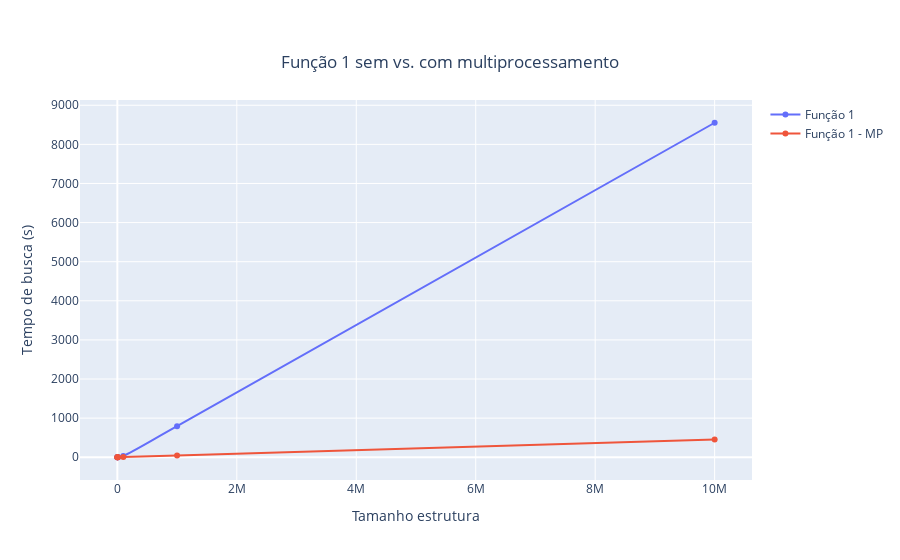
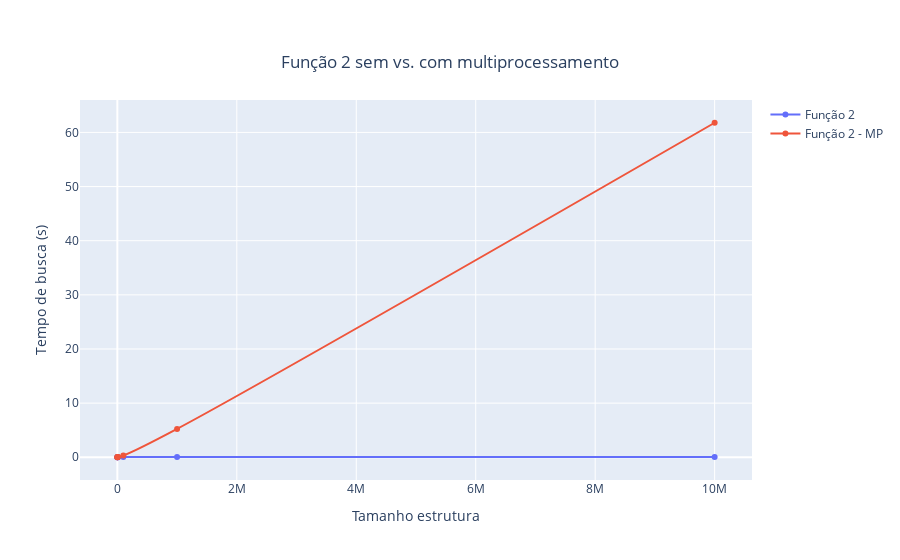
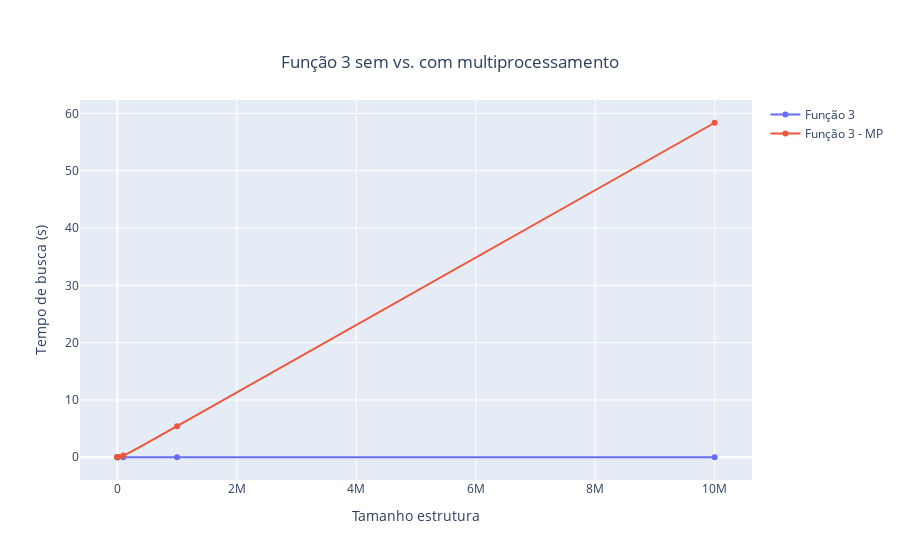

Here is the notebook cell these charts were saved with, in order:
### Markdown cell above
A Função 1 tem um tempo de busca muito maior (O(n)) que as funções 2 e 3, com a complexidade.Para melhor visualizar a diferença entre a função 2 e 3(que aparentemente são iguais no primeiro gráfico) é necessário deixar a função 1 de lado e então é possível notar que a função 2 tem seu tempo aumentado logaritmicamente, representado por O(log2n) e a Função 3 O(1)

### Code cell
fig = go.Figure()
fig.add_trace(go.Scatter(x=f[f["multiProcess"]==0]["N"], y=f[f["multiProcess"]==0]["Tempo Função 1"], name="Função 1",
                    line_shape='spline'))
fig.add_trace(go.Scatter(x=f[f["multiProcess"]==1]["N"], y=f[f["multiProcess"]==1]["Tempo Função 1"], name="Função 1 - MP",
                    line_shape='spline'))
fig.update_layout( title={
        'text': "Função 1 sem vs. com multiprocessamento",
        'y':0.9,
        'x':0.5,
        'xanchor': 'center',
        'yanchor': 'top'})
fig.update_xaxes(title_text="Tamanho estrutura")
fig.update_yaxes(title_text="Tempo de busca (s)")
fig.show() 
fig = go.Figure()
fig.add_trace(go.Scatter(x=f[f["multiProcess"]==0]["N"], y=f[f["multiProcess"]==0]["Tempo Função 2"], name="Função 2",
                    line_shape='spline'))
fig.add_trace(go.Scatter(x=f[f["multiProcess"]==1]["N"], y=f[f["multiProcess"]==1]["Tempo Função 2"], name="Função 2 - MP",
                    line_shape='spline'))
fig.update_layout( title={
        'text': "Função 2 sem vs. com multiprocessamento",
        'y':0.9,
        'x':0.5,
        'xanchor': 'center',
        'yanchor': 'top'})
fig.update_xaxes(title_text="Tamanho estrutura")
fig.update_yaxes(title_text="Tempo de busca (s)")
fig.show() 
fig = go.Figure()
fig.add_trace(go.Scatter(x=f[f["multiProcess"]==0]["N"], y=f[f["multiProcess"]==0]["Tempo Função 3"], name="Função 3",
                    line_shape='spline'))     
fig.add_trace(go.Scatter(x=f[f["multiProcess"]==1]["N"], y=f[f["multiProcess"]==1]["Tempo Função 3"], name="Função 3 - MP",
                    line_shape='spline'))    
fig.update_layout( title={
        'text': "Função 3 sem vs. com multiprocessamento",
        'y':0.9,
        'x':0.5,
        'xanchor': 'center',
        'yanchor': 'top'})
fig.update_xaxes(title_text="Tamanho estrutura")
fig.update_yaxes(title_text="Tempo de busca (s)")
fig.show()

### Figure 1 — Plotly figure (JSON) as saved in the notebook; plotly's stock layout.template omitted (floating-point values rounded to 4 significant figures)
{"data": [{"line": {"shape": "spline"}, "name": "Função 1", "type": "scatter", "x": [10, 100, 1000, 10000, 100000, 1000000, 10000000], "y": [0.004176, 0.02106, 0.189, 2.174, 35.09, 793.0, 8553.0]}, {"line": {"shape": "spline"}, "name": "Função 1 - MP", "type": "scatter", "x": [10, 100, 1000, 10000, 100000, 1000000, 10000000], "y": [0.02535, 0.02771, 0.06289, 0.4006, 4.545, 46.1, 453.6]}], "layout": {"title": {"text": "Função 1 sem vs. com multiprocessamento", "x": 0.5, "xanchor": "center", "y": 0.9, "yanchor": "top"}, "xaxis": {"title": {"text": "Tamanho estrutura"}}, "yaxis": {"title": {"text": "Tempo de busca (s)"}}}}

### Figure 2 — Plotly figure (JSON) as saved in the notebook; plotly's stock layout.template omitted (floating-point values rounded to 4 significant figures)
{"data": [{"line": {"shape": "spline"}, "name": "Função 2", "type": "scatter", "x": [10, 100, 1000, 10000, 100000, 1000000, 10000000], "y": [0.006605, 0.01069, 0.01637, 0.02246, 0.03048, 0.03893, 0.05837]}, {"line": {"shape": "spline"}, "name": "Função 2 - MP", "type": "scatter", "x": [10, 100, 1000, 10000, 100000, 1000000, 10000000], "y": [0.02425, 0.02222, 0.03091, 0.04668, 0.3206, 5.246, 61.79]}], "layout": {"title": {"text": "Função 2 sem vs. com multiprocessamento", "x": 0.5, "xanchor": "center", "y": 0.9, "yanchor": "top"}, "xaxis": {"title": {"text": "Tamanho estrutura"}}, "yaxis": {"title": {"text": "Tempo de busca (s)"}}}}

### Figure 3 — Plotly figure (JSON) as saved in the notebook; plotly's stock layout.template omitted (floating-point values rounded to 4 significant figures)
{"data": [{"line": {"shape": "spline"}, "name": "Função 3", "type": "scatter", "x": [10, 100, 1000, 10000, 100000, 1000000, 10000000], "y": [0.003008, 0.002786, 0.002923, 0.00285, 0.003361, 0.003556, 0.004411]}, {"line": {"shape": "spline"}, "name": "Função 3 - MP", "type": "scatter", "x": [10, 100, 1000, 10000, 100000, 1000000, 10000000], "y": [0.02207, 0.02503, 0.02704, 0.04838, 0.2951, 5.428, 58.36]}], "layout": {"title": {"text": "Função 3 sem vs. com multiprocessamento", "x": 0.5, "xanchor": "center", "y": 0.9, "yanchor": "top"}, "xaxis": {"title": {"text": "Tamanho estrutura"}}, "yaxis": {"title": {"text": "Tempo de busca (s)"}}}}
